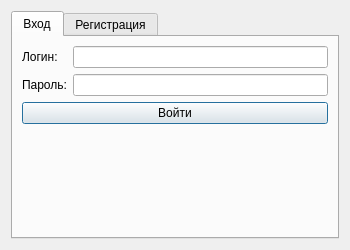
<?xml version="1.0" encoding="UTF-8"?>
<ui version="4.0">
 <class>LoginDialog</class>
 <widget class="QDialog" name="LoginDialog">
  <property name="geometry">
   <rect>
    <x>0</x>
    <y>0</y>
    <width>350</width>
    <height>250</height>
   </rect>
  </property>
  <property name="windowTitle">
   <string>Вход в библиотечную систему</string>
  </property>
  <layout class="QVBoxLayout" name="verticalLayout">
   <item>
    <widget class="QTabWidget" name="tabs">
     <property name="currentIndex">
      <number>0</number>
     </property>
     <widget class="QWidget" name="login_tab">
      <attribute name="title">
       <string>Вход</string>
      </attribute>
      <layout class="QFormLayout" name="formLayout">
       <item row="0" column="0">
        <widget class="QLabel" name="label">
         <property name="text">
          <string>Логин:</string>
         </property>
        </widget>
       </item>
       <item row="0" column="1">
        <widget class="QLineEdit" name="login_username"/>
       </item>
       <item row="1" column="0">
        <widget class="QLabel" name="label_2">
         <property name="text">
          <string>Пароль:</string>
         </property>
        </widget>
       </item>
       <item row="1" column="1">
        <widget class="QLineEdit" name="login_password">
         <property name="echoMode">
          <enum>QLineEdit::Password</enum>
         </property>
        </widget>
       </item>
       <item row="2" column="0" colspan="2">
        <widget class="QPushButton" name="login_btn">
         <property name="text">
          <string>Войти</string>
         </property>
        </widget>
       </item>
      </layout>
     </widget>
     <widget class="QWidget" name="register_tab">
      <attribute name="title">
       <string>Регистрация</string>
      </attribute>
      <layout class="QFormLayout" name="formLayout_2">
       <item row="0" column="0">
        <widget class="QLabel" name="label_3">
         <property name="text">
          <string>Логин:</string>
         </property>
        </widget>
       </item>
       <item row="0" column="1">
        <widget class="QLineEdit" name="reg_username"/>
       </item>
       <item row="1" column="0">
        <widget class="QLabel" name="label_4">
         <property name="text">
          <string>Пароль:</string>
         </property>
        </widget>
       </item>
       <item row="1" column="1">
        <widget class="QLineEdit" name="reg_password">
         <property name="echoMode">
          <enum>QLineEdit::Password</enum>
         </property>
        </widget>
       </item>
       <item row="2" column="0">
        <widget class="QLabel" name="label_5">
         <property name="text">
          <string>Подтверждение:</string>
         </property>
        </widget>
       </item>
       <item row="2" column="1">
        <widget class="QLineEdit" name="reg_confirm">
         <property name="echoMode">
          <enum>QLineEdit::Password</enum>
         </property>
        </widget>
       </item>
       <item row="3" column="0" colspan="2">
        <widget class="QPushButton" name="register_btn">
         <property name="text">
          <string>Зарегистрироваться</string>
         </property>
        </widget>
       </item>
      </layout>
     </widget>
    </widget>
   </item>
  </layout>
 </widget>
 <resources/>
 <connections/>
</ui>
